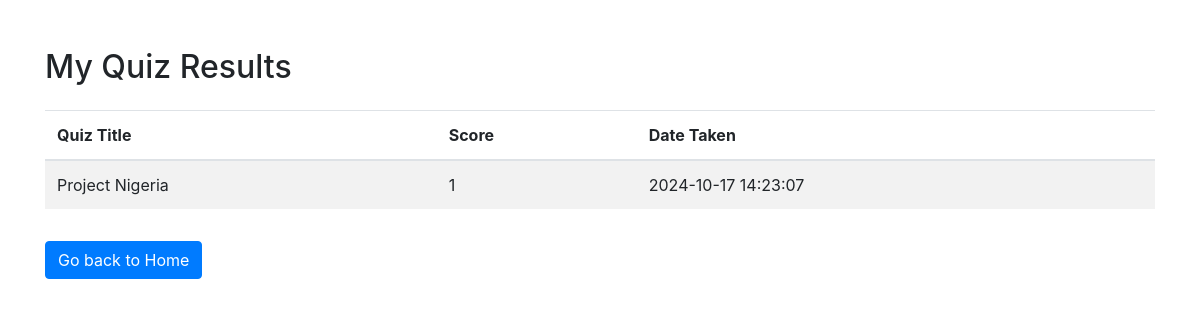
The page /my_results (signed in) on the database as committed earlier.
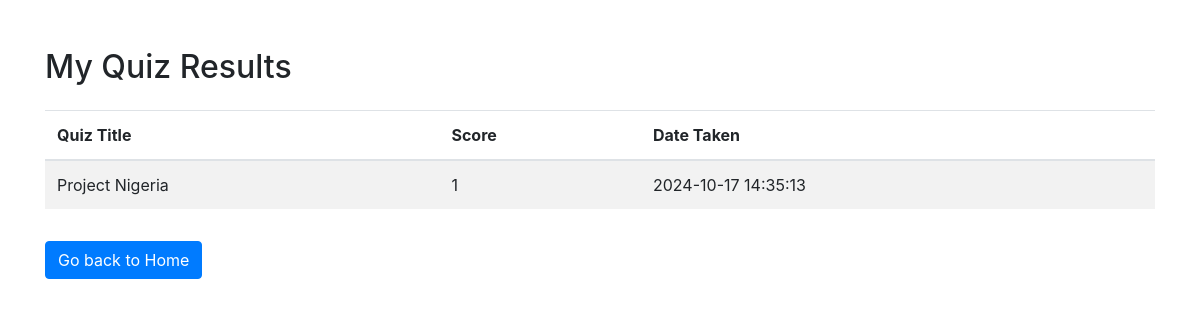
The same page on the database as committed later.
### app.py (models this page shows)
class QuizResult(db.Model):
    id = db.Column(db.Integer, primary_key=True)
    user_id = db.Column(db.Integer, db.ForeignKey('user.id'), nullable=False)
    quiz_id = db.Column(db.Integer, db.ForeignKey('quiz.id'), nullable=False)
    score = db.Column(db.Integer, nullable=False)
    timestamp = db.Column(db.DateTime, default=datetime.utcnow)
    user = db.relationship('User', backref='results')
    quiz = db.relationship('Quiz', backref='results')

class Quiz(db.Model):
    id = db.Column(db.Integer, primary_key=True)
    title = db.Column(db.String(150), nullable=False)

### app.py (the view)
@app.route('/my_results')
@login_required
def my_results():
    results = QuizResult.query.filter_by(user_id=current_user.id).join(Quiz).add_columns(
        Quiz.title, QuizResult.score, QuizResult.timestamp
    ).all()
    return render_template('my_results.html', results=results)

### app.py (called while the page is built)
@login_manager.user_loader
def load_user(user_id):
    return User.query.get(int(user_id))

### templates/my_results.html (shortened to what this page needs)
<!DOCTYPE html>
<html lang="en">
<head>
    <link rel="stylesheet" href="https://stackpath.bootstrapcdn.com/bootstrap/4.5.2/css/bootstrap.min.css">
</head>
<body class="container mt-5">
    <h2 class="mb-4">My Quiz Results</h2>
    <table class="table table-striped">
        <thead>
            <tr>
                <th>Quiz Title</th>
                <th>Score</th>
                <th>Date Taken</th>
            </tr>
        </thead>
        <tbody>
            {% for result in results %}
                <tr>
                    <td>{{ result.title }}</td>
                    <td>{{ result.score }}</td>
                    <td>{{ result.timestamp.strftime('%Y-%m-%d %H:%M:%S') }}</td>
                </tr>
            {% endfor %}
        </tbody>
    </table>
    <a href="{{ url_for('home') }}" class="btn btn-primary mt-3">Go back to Home</a>
</body>
</html>

Rows that differ between the two databases and show on the page:
changed QuizResult "Project Nigeria": timestamp "2024-10-17 14:23:07" → "2024-10-17 14:35:13"
